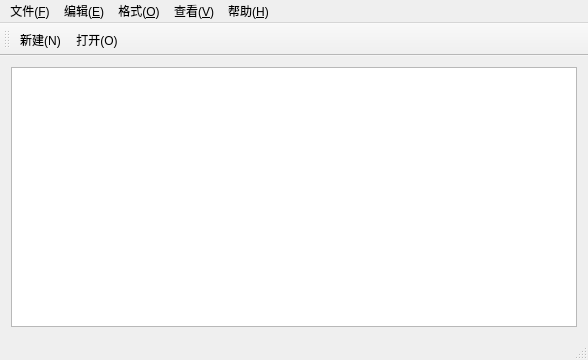
<?xml version="1.0" encoding="UTF-8"?>
<ui version="4.0">
 <class>MainWindow</class>
 <widget class="QMainWindow" name="MainWindow">
  <property name="geometry">
   <rect>
    <x>0</x>
    <y>0</y>
    <width>588</width>
    <height>360</height>
   </rect>
  </property>
  <property name="windowTitle">
   <string>MainWindow</string>
  </property>
  <widget class="QWidget" name="centralWidget">
   <layout class="QVBoxLayout" name="verticalLayout">
    <item>
     <widget class="QTextEdit" name="textEdit">
      <property name="styleSheet">
       <string notr="true">border-image: url(:/new/ICOD/images/girl (2).jpg);</string>
      </property>
     </widget>
    </item>
   </layout>
  </widget>
  <widget class="QMenuBar" name="menuBar">
   <property name="geometry">
    <rect>
     <x>0</x>
     <y>0</y>
     <width>588</width>
     <height>23</height>
    </rect>
   </property>
   <widget class="QMenu" name="menu_F">
    <property name="title">
     <string>文件(&amp;F)</string>
    </property>
    <addaction name="newAction"/>
    <addaction name="openAction"/>
    <addaction name="saveAction"/>
    <addaction name="saveAsAction"/>
    <addaction name="separator"/>
    <addaction name="pintAction"/>
    <addaction name="separator"/>
    <addaction name="exitAction"/>
   </widget>
   <widget class="QMenu" name="menu_E">
    <property name="title">
     <string>编辑(&amp;E)</string>
    </property>
    <addaction name="cancelAction"/>
    <addaction name="cutAction"/>
    <addaction name="copyAction"/>
    <addaction name="pasteAction"/>
    <addaction name="deleteAction"/>
    <addaction name="separator"/>
    <addaction name="seekAction"/>
    <addaction name="findAction"/>
    <addaction name="replaceAction"/>
    <addaction name="gotoAction"/>
    <addaction name="separator"/>
    <addaction name="checkAction"/>
    <addaction name="dataAction"/>
   </widget>
   <widget class="QMenu" name="menu_O">
    <property name="title">
     <string>格式(&amp;O)</string>
    </property>
    <addaction name="autoAction"/>
    <addaction name="fontAction"/>
    <addaction name="colorAction"/>
   </widget>
   <widget class="QMenu" name="menu_V">
    <property name="title">
     <string>查看(&amp;V)</string>
    </property>
    <addaction name="statusAction"/>
   </widget>
   <widget class="QMenu" name="menu_H">
    <property name="title">
     <string>帮助(&amp;H)</string>
    </property>
    <addaction name="helpAction"/>
    <addaction name="aboutAction"/>
   </widget>
   <addaction name="menu_F"/>
   <addaction name="menu_E"/>
   <addaction name="menu_O"/>
   <addaction name="menu_V"/>
   <addaction name="menu_H"/>
  </widget>
  <widget class="QToolBar" name="mainToolBar">
   <attribute name="toolBarArea">
    <enum>TopToolBarArea</enum>
   </attribute>
   <attribute name="toolBarBreak">
    <bool>true</bool>
   </attribute>
   <addaction name="newAction"/>
   <addaction name="openAction"/>
  </widget>
  <widget class="QStatusBar" name="statusBar"/>
  <action name="newAction">
   <property name="icon">
    <iconset resource="res.qrc">
     <normaloff>:/new/ICOD/images/girl (2).jpg</normaloff>:/new/ICOD/images/girl (2).jpg</iconset>
   </property>
   <property name="text">
    <string>新建(&amp;N)</string>
   </property>
  </action>
  <action name="openAction">
   <property name="icon">
    <iconset resource="res.qrc">
     <normaloff>:/new/ICOD/images/girl (1).jpg</normaloff>:/new/ICOD/images/girl (1).jpg</iconset>
   </property>
   <property name="text">
    <string>打开(&amp;O)</string>
   </property>
  </action>
  <action name="saveAction">
   <property name="text">
    <string>保存(&amp;S)</string>
   </property>
  </action>
  <action name="saveAsAction">
   <property name="text">
    <string>另存为(&amp;A)</string>
   </property>
  </action>
  <action name="action_P">
   <property name="text">
    <string>打印(P)</string>
   </property>
  </action>
  <action name="pintAction">
   <property name="text">
    <string>打印(&amp;P)</string>
   </property>
  </action>
  <action name="action_Q">
   <property name="text">
    <string>退出(Q)</string>
   </property>
  </action>
  <action name="cancelAction">
   <property name="text">
    <string>撤销(&amp;U)</string>
   </property>
  </action>
  <action name="cutAction">
   <property name="text">
    <string>剪切(&amp;T)</string>
   </property>
  </action>
  <action name="copyAction">
   <property name="text">
    <string>复制(&amp;C)</string>
   </property>
  </action>
  <action name="pasteAction">
   <property name="text">
    <string>粘贴(&amp;P)</string>
   </property>
  </action>
  <action name="deleteAction">
   <property name="text">
    <string>删除(&amp;L)</string>
   </property>
  </action>
  <action name="seekAction">
   <property name="text">
    <string>查找(&amp;F)</string>
   </property>
  </action>
  <action name="findAction">
   <property name="text">
    <string>查找下一个(&amp;N)</string>
   </property>
  </action>
  <action name="replaceAction">
   <property name="text">
    <string>替换(&amp;R)</string>
   </property>
  </action>
  <action name="gotoAction">
   <property name="text">
    <string>转到(&amp;G)</string>
   </property>
  </action>
  <action name="checkAction">
   <property name="text">
    <string>全选(&amp;A)</string>
   </property>
  </action>
  <action name="dataAction">
   <property name="text">
    <string>时间/日期(&amp;D)</string>
   </property>
  </action>
  <action name="exitAction">
   <property name="text">
    <string>退出(&amp;Q)</string>
   </property>
  </action>
  <action name="autoAction">
   <property name="text">
    <string>自动换行(&amp;W)</string>
   </property>
  </action>
  <action name="fontAction">
   <property name="text">
    <string>字体(&amp;F)...</string>
   </property>
  </action>
  <action name="statusAction">
   <property name="text">
    <string>状态栏(&amp;S)</string>
   </property>
  </action>
  <action name="helpAction">
   <property name="text">
    <string>查看帮助(&amp;H)</string>
   </property>
  </action>
  <action name="aboutAction">
   <property name="text">
    <string>关于记事本(&amp;A)</string>
   </property>
  </action>
  <action name="colorAction">
   <property name="text">
    <string>颜色(&amp;c)</string>
   </property>
  </action>
 </widget>
 <layoutdefault spacing="6" margin="11"/>
 <resources>
  <include location="res.qrc"/>
 </resources>
 <connections/>
</ui>
